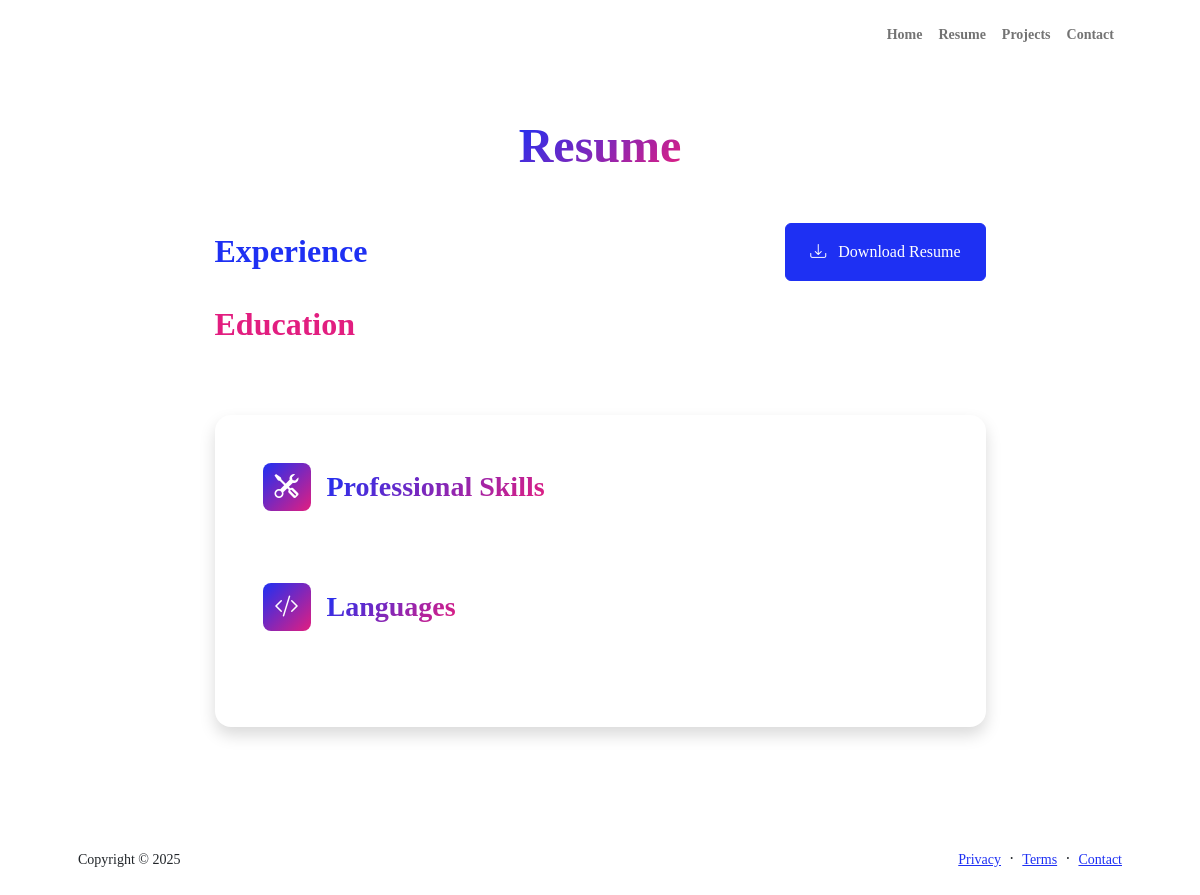
/resume/, run on an earlier commit of the app's database.
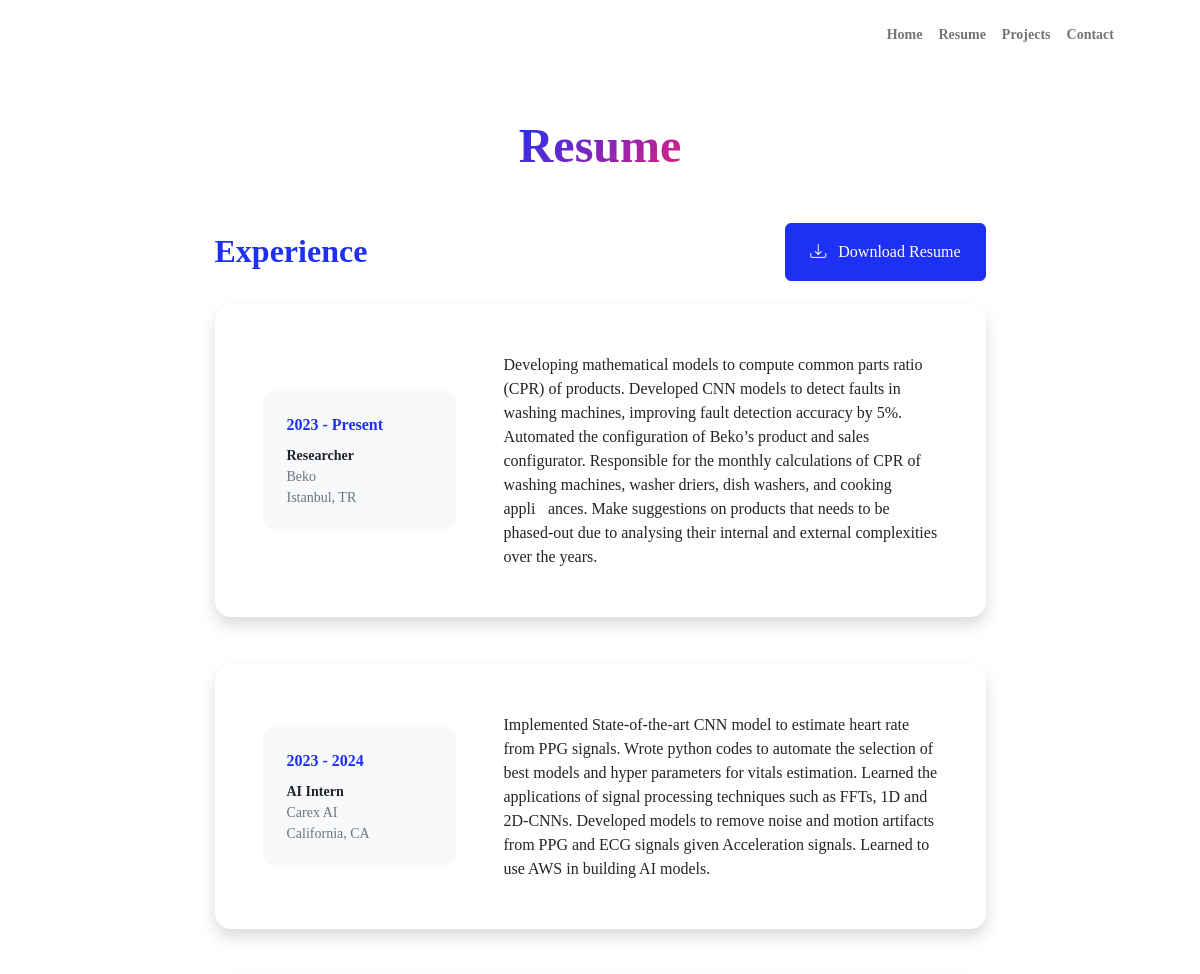
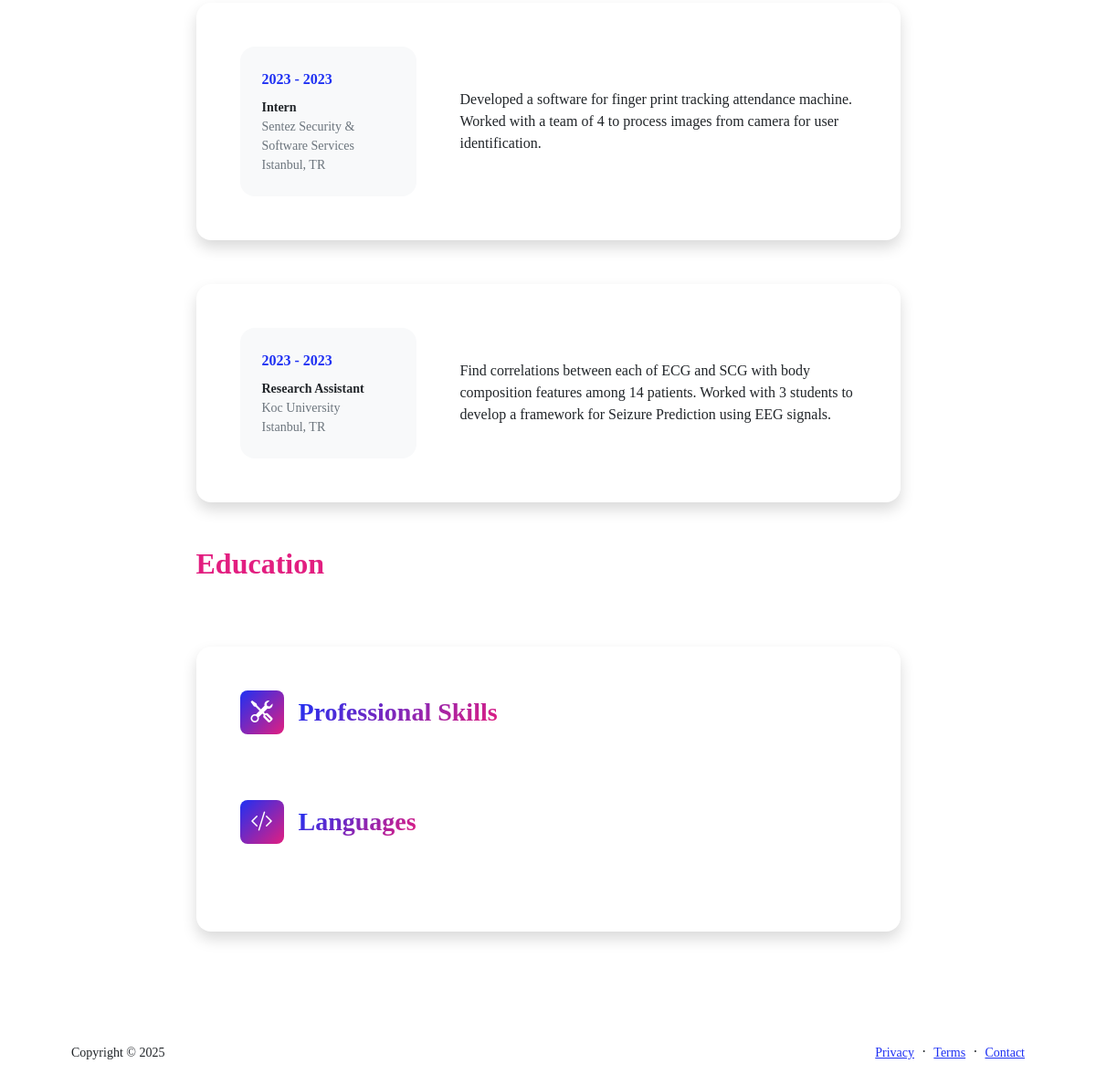
And on a later commit of the database (2 pictures, top to bottom).
### portfolio/models.py (models this page shows, shortened)
class Experience(models.Model):
    company = models.CharField(max_length=100)
    title = models.CharField(max_length=100)
    description = models.TextField()
    start_date = models.DateField()
    end_date = models.DateField(blank=True, null=True)
    location = models.CharField(max_length=100, blank=True)

### portfolio/views.py (the view)
# urls.py: path('resume/', ResumeView.as_view(), name='resume'),
class ResumeView(View):
    def get(self, request):
        author = About.objects.all()[0]
        cv = author.cv
        experiences = Experience.objects.all().order_by('-start_date')
        education = Education.objects.all().order_by('-start_date')
        skills = Skill.objects.all()
        languages = Languages.objects.all()
        current_year = datetime.now().year
        context = {
            'cv': cv,
            'experiences': experiences,
            'education': education,
            'skills': skills,
            'languages': languages,
            'current_year': current_year,
        }
        return render(request, 'resume.html', context=context)

### templates/resume.html (shortened to what this page needs)
{% extends 'base.html' %}
{% load static %}
{% block content %}
<div class="container px-5 my-5">
    <div class="text-center mb-5">
        <h1 class="display-5 fw-bolder mb-0"><span class="text-gradient d-inline">Resume</span></h1>
    </div>
    <div class="row gx-5 justify-content-center">
        <div class="col-lg-11 col-xl-9 col-xxl-8">
            <section>
                <div class="d-flex align-items-center justify-content-between mb-4">
                    <h2 class="text-primary fw-bolder mb-0">Experience</h2>
                    <a class="btn btn-primary px-4 py-3" href="">
                        <div class="d-inline-block bi bi-download me-2"></div>
                        Download Resume
                    </a>
                </div>
                {% for exp in experiences %}
                    <div class="card shadow border-0 rounded-4 mb-5">
                        <div class="card-body p-5">
                            <div class="row align-items-center gx-5">
                                <div class="col text-center text-lg-start mb-4 mb-lg-0">
                                    <div class="bg-light p-4 rounded-4">
                                        {% if exp.end_date %}
                                            <div class="text-primary fw-bolder mb-2">
                                                {{ exp.start_date|date:"Y" }} - {{ exp.end_date|date:"Y" }}
                                            </div>
                                        {% else %}
                                            <div class="text-primary fw-bolder mb-2">{{ exp.start_date|date:"Y" }} - Present</div>
                                        {% endif %}
                                        <div class="small fw-bolder">{{ exp.title }}</div>
                                        <div class="small text-muted">{{ exp.company }}</div>
                                        <div class="small text-muted">{{ exp.location }}</div>
                                    </div>
                                </div>
                                <div class="col-lg-8">
                                    <div>{{  exp.description }}</div>
                                </div>
                            </div>
                        </div>
                    </div>
                {% endfor %}
            </section>
            <section>
                <h2 class="text-secondary fw-bolder mb-4">Education</h2>
            </section>
            <div class="pb-5"></div>
            <section>
                <div class="card shadow border-0 rounded-4 mb-5">
                    <div class="card-body p-5">
                        <div class="mb-5">
                            <div class="d-flex align-items-center mb-4">
                                <div
                                    class="feature bg-primary bg-gradient-primary-to-secondary text-white rounded-3 me-3">
                                    <i class="bi bi-tools"></i></div>
                                <h3 class="fw-bolder mb-0"><span class="text-gradient d-inline">Professional
                                        Skills</span></h3>
                            </div>
                        </div>
                        <div class="mb-0">
                            <div class="d-flex align-items-center mb-4">
                                <div
                                    class="feature bg-primary bg-gradient-primary-to-secondary text-white rounded-3 me-3">
                                    <i class="bi bi-code-slash"></i></div>
                                <h3 class="fw-bolder mb-0"><span class="text-gradient d-inline">Languages</span></h3>
                            </div>
                        </div>
                    </div>
                </div>
            </section>
        </div>
    </div>
</div>
{% endblock content %}

What changed in the data, as far as the page shows it:
added Experience: start_date "2023", title "Researcher", company "Beko", location "Istanbul, TR", description "Developing mathematical models to compute common parts ratio (CPR) of products. Developed CNN models to detect faults in washing machines, improving fault detection accuracy by 5%. Automated the configuration of Beko’s product and sales configurator. Responsible for the monthly calculations of CPR of washing machines, washer driers, dish washers, and cooking appli\u0002ances. Make suggestions on products that needs to be phased-out due to analysing their internal and external complexities over the years."
added Experience: start_date "2023", end_date "2024", title "AI Intern", company "Carex AI", location "California, CA", description "Implemented State-of-the-art CNN model to estimate heart rate from PPG signals. Wrote python codes to automate the selection of best models and hyper parameters for vitals estimation. Learned the applications of signal processing techniques such as FFTs, 1D and 2D-CNNs. Developed models to remove noise and motion artifacts from PPG and ECG signals given Acceleration signals. Learned to use AWS in building AI models."
added Experience: start_date "2023", end_date "2023", title "Intern", company "Sentez Security & Software Services", location "Istanbul, TR", description "Developed a software for finger print tracking attendance machine. Worked with a team of 4 to process images from camera for user identification."
added Experience: start_date "2023", end_date "2023", title "Research Assistant", company "Koc University", location "Istanbul, TR", description "Find correlations between each of ECG and SCG with body composition features among 14 patients. Worked with 3 students to develop a framework for Seizure Prediction using EEG signals."
